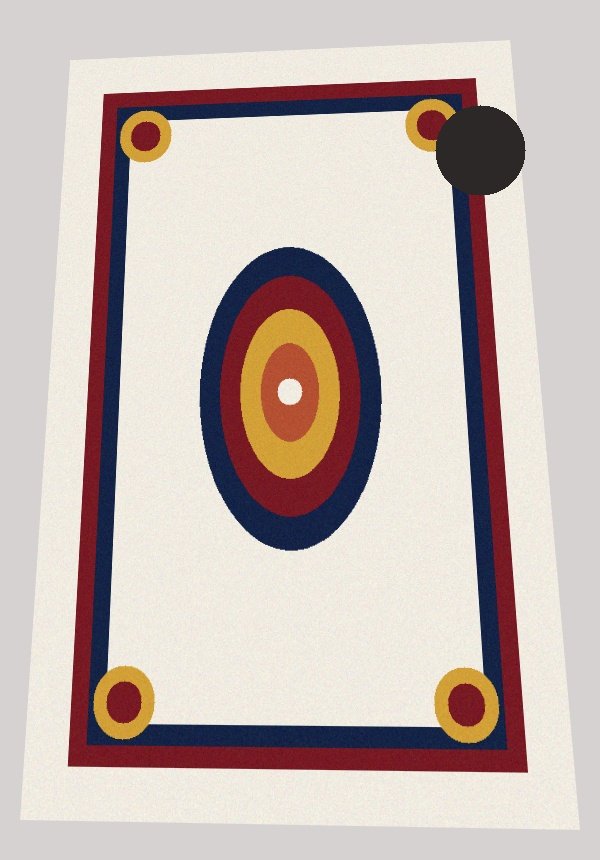
#> input picture test_competitor_photo.jpg, 600 x 860 px
$ python -i dereflection.py   (imports and definitions only)
#> lines starting #> are read from the running program, lines starting #| are printed output that depends on the picture; after the words box and inside, x2 and y2 are one past the last pixel; in counts of white or black regions, pixels touching at a corner belong together
#> further down, picture is the input picture: shape (860, 600, 3); mean B, G, R 178.4, 183.3, 197.5
"""
Specular Highlight & Flash Glare Removal Engine (Dereflection)
Telif Hakkı (c) 2026 Seydi Eryılmaz (@seydivakkas) - ÖZEL LİSANS / TÜM HAKLAR SAKLIDIR
"""
import cv2
import numpy as np
from typing import Tuple, Dict, Any


def detect_specular_highlights(
    image_bgr: np.ndarray,
    luminance_thresh: int = 230,
    saturation_thresh: float = 0.18
) -> np.ndarray:
    """
    Detects harsh flash reflections and specular highlights on shiny carpet fibers
    (e.g., viscose, bamboo silk, glossy polyester).
    Returns binary mask (uint8) where 255 = highlight region, 0 = diffuse surface.
    """
#> called with luminance_thresh = 230, saturation_thresh = 0.18
    hsv = cv2.cvtColor(image_bgr, cv2.COLOR_BGR2HSV)
#> hsv: shape (860, 600, 3); mean H, S, V 41.6, 53.2, 201.6
    _, s_norm, v_norm = cv2.split(hsv)
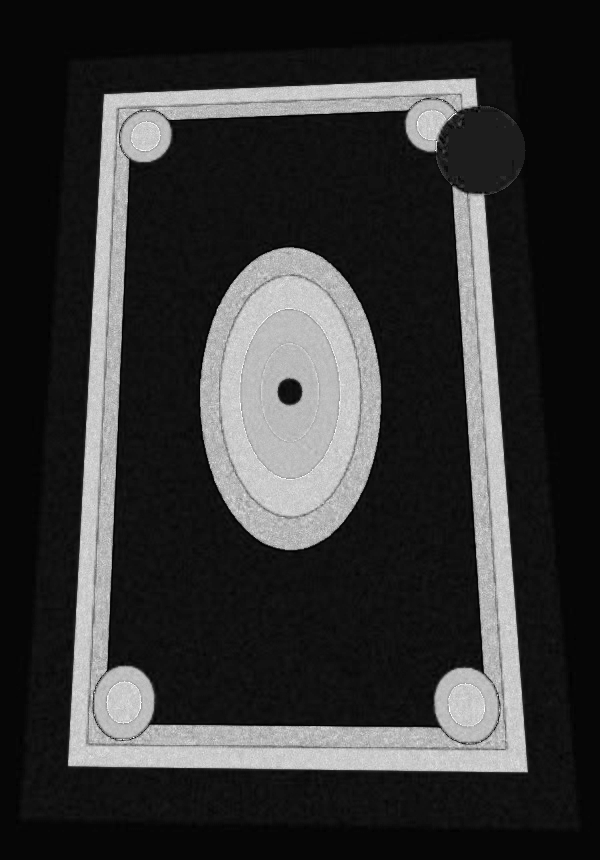
#> s_norm: shape (860, 600); min 0, max 255, mean 53.2

    # 1. High value (brightness) + Low saturation = wash-out white flash glare
    sat_float = s_norm.astype(np.float32) / 255.0
    val_int = v_norm.astype(np.int32)

    glare_mask = ((val_int >= luminance_thresh) & (sat_float <= saturation_thresh)).astype(np.uint8) * 255
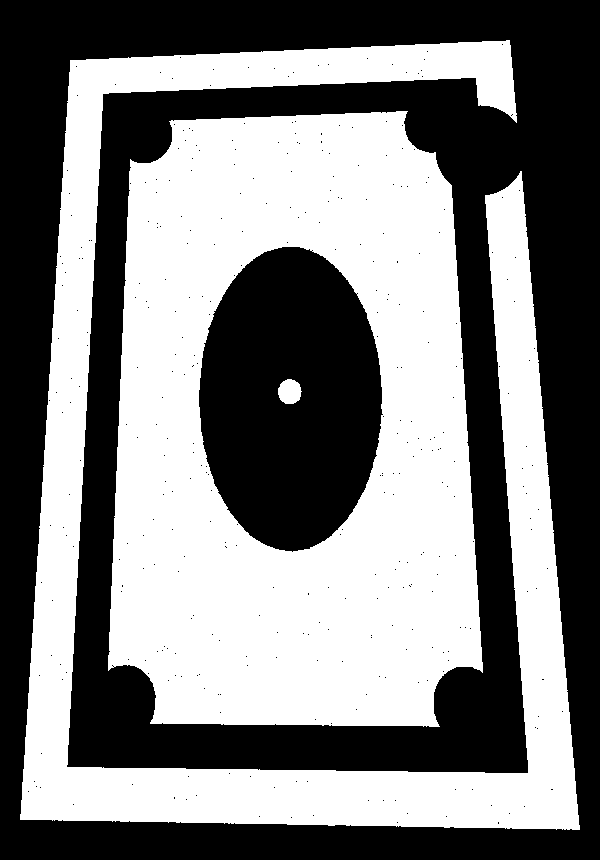
#> glare_mask: shape (860, 600); 50.2% white; 362 black regions (360 under 20 px), largest, box (x1, y1, x2, y2) and area: (0, 0, 600, 860) 213669, (199, 247, 383, 552) 43118

    # 2. Add Lab L* channel extreme check
    lab = cv2.cvtColor(image_bgr, cv2.COLOR_BGR2LAB)
#> lab: shape (860, 600, 3); mean of channels 0, 1, 2 191.3, 133.5, 133.1
    l_ch, a_ch, b_ch = cv2.split(lab)
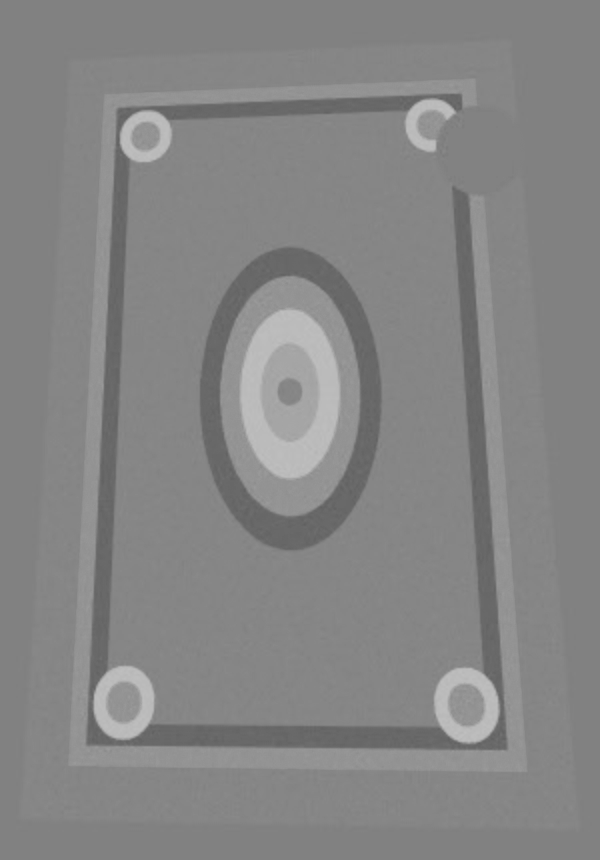
#> b_ch: shape (860, 600); min 96, max 191, mean 133.1
    l_extreme = (l_ch >= 240).astype(np.uint8) * 255
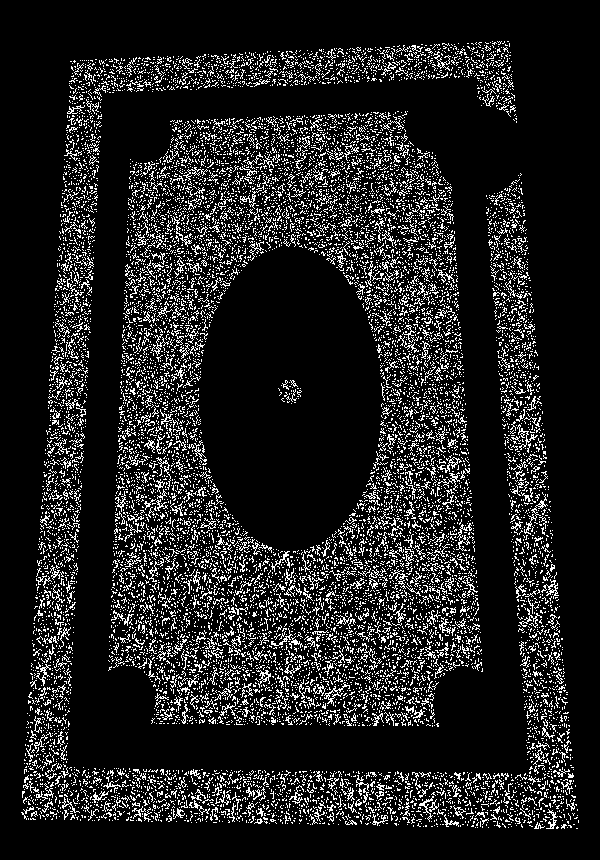
#> l_extreme: shape (860, 600); 13% white in thin lines or dots, all inside (x1, y1, x2, y2) = (21, 41, 579, 829)
    glare_mask = cv2.bitwise_or(glare_mask, l_extreme)
#> glare_mask: shape (860, 600); 50.2% white; 363 black regions (361 under 20 px), largest, box (x1, y1, x2, y2) and area: (0, 0, 600, 860) 213636, (199, 247, 383, 552) 43118

    # 3. Morphological dilation to encompass gradient halo around highlights
    kernel = cv2.getStructuringElement(cv2.MORPH_ELLIPSE, (5, 5))
    glare_mask = cv2.dilate(glare_mask, kernel, iterations=2)
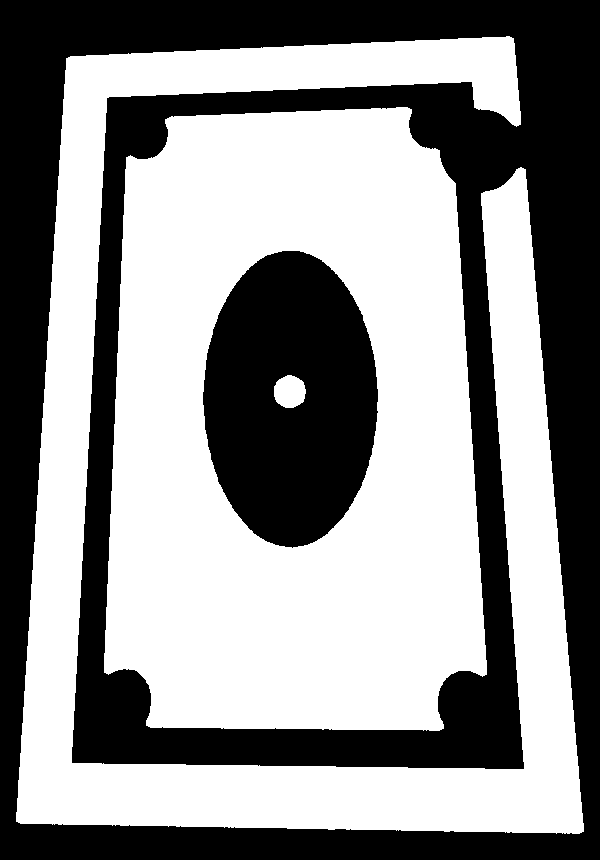
#> glare_mask: shape (860, 600); 56.2% white; 2 black regions, box (x1, y1, x2, y2) and area: (0, 0, 600, 860) 186604, (203, 251, 378, 548) 39497

    return glare_mask


def remove_specular_highlights(
    image_bgr: np.ndarray,
    luminance_thresh: int = 230,
    inpaint_radius: int = 5
) -> Tuple[np.ndarray, np.ndarray, Dict[str, Any]]:
    """
    Removes specular glare and camera flash reflections using Dichromatic Reflection
    chromaticity restoration and bilateral fiber diffusion.

    Returns:
        - dereflected_bgr: corrected image without harsh white specular artifacts
        - highlight_mask: detected highlight mask
        - stats: highlight area ratio and attenuation metrics
    """
    highlight_mask = detect_specular_highlights(image_bgr, luminance_thresh=luminance_thresh)
    highlight_pixels = int(np.sum(highlight_mask > 0))
#> highlight_pixels = 289899
    total_pixels = image_bgr.shape[0] * image_bgr.shape[1]
#> total_pixels = 516000
    highlight_ratio_pct = (highlight_pixels / float(total_pixels)) * 100.0
#> highlight_ratio_pct = 56.18

    if highlight_pixels == 0:
        return image_bgr.copy(), highlight_mask, {"highlight_ratio_pct": 0.0, "status": "NO_GLARE_DETECTED"}

    # 1. Calculate local ambient diffuse chromaticity via Telea inpainting on color channels
    reconstructed_bgr = cv2.inpaint(image_bgr, highlight_mask, inpaintRadius=inpaint_radius, flags=cv2.INPAINT_TELEA)
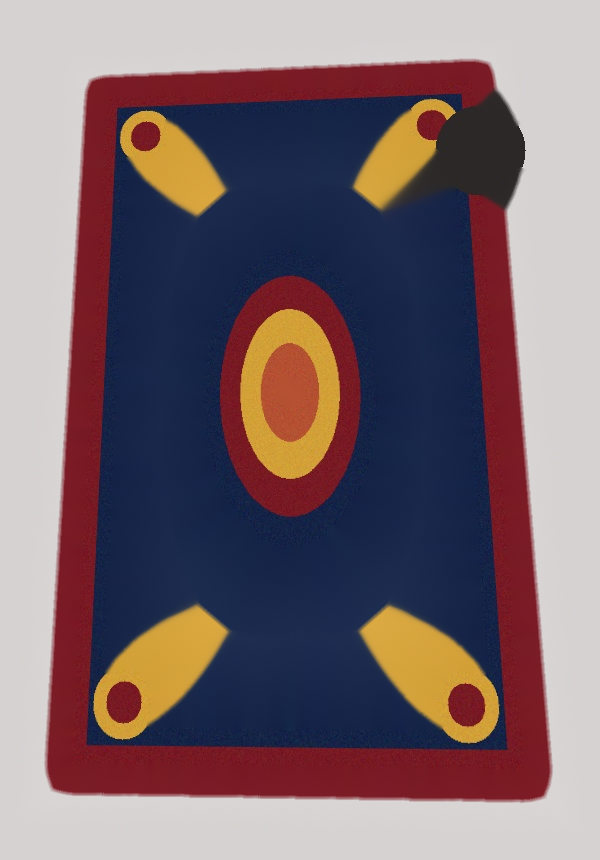
#> reconstructed_bgr: shape (860, 600, 3); mean B, G, R 111.6, 105.1, 123.9

    # 2. Preserve subtle textile fiber texture by blending with local band-pass details
    gray_orig = cv2.cvtColor(image_bgr, cv2.COLOR_BGR2GRAY)
    blurred = cv2.GaussianBlur(gray_orig, (5, 5), 0)
    texture_detail = cv2.subtract(gray_orig, blurred)
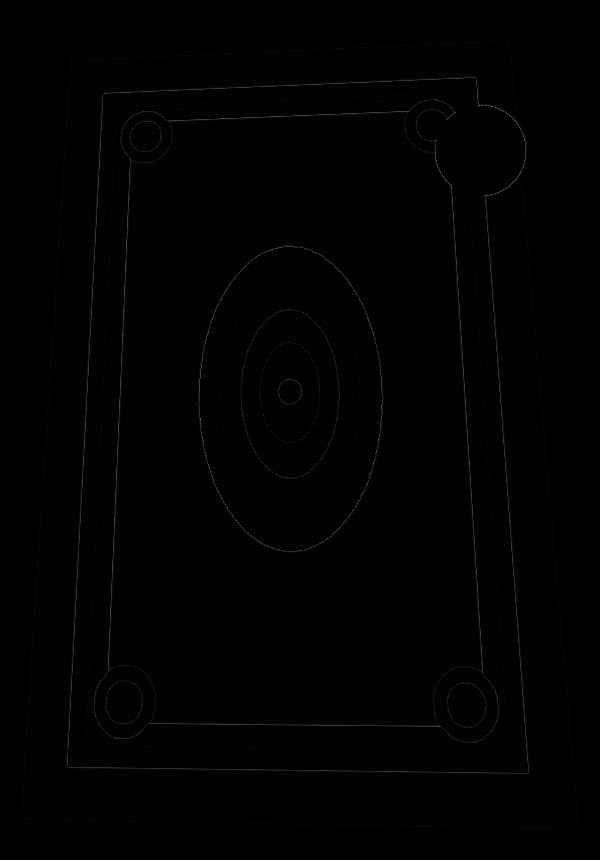
#> texture_detail: shape (860, 600); min 0, max 99, mean 1.4

    # Blend diffuse reconstruction with micro-texture
    res_bgr = reconstructed_bgr.copy().astype(np.float32)
    for c in range(3):
        # Lightly inject micro-contrast where not fully saturated
        res_bgr[:, :, c] += (texture_detail.astype(np.float32) * 0.35)

    dereflected_bgr = np.clip(res_bgr, 0, 255).astype(np.uint8)

    stats = {
        "highlight_ratio_pct": round(highlight_ratio_pct, 3),
        "highlight_pixel_count": highlight_pixels,
        "status": "GLARE_ATTENUATED" if highlight_pixels > 0 else "NO_GLARE"
    }
#> stats = {'highlight_ratio_pct': 56.18, 'highlight_pixel_count': 289899, 'status': 'GLARE_ATTENUATED'}

    return dereflected_bgr, highlight_mask, stats

>>> import cv2
>>> picture = cv2.imread('../test_competitor_photo.jpg')
>>> result = remove_specular_highlights(picture)
